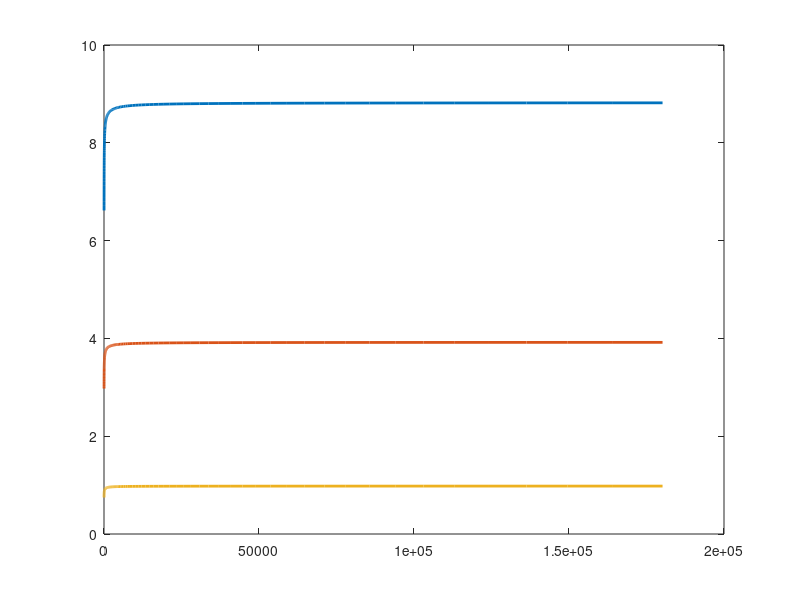

This chart was generated by the following MATLAB code:
clear

% Constantes
a = 10e-9;
me = 9.1091e-31;
meff = 0.067*me;
e = 1.620176565e-19;
hbar = 6.626e-34/2/pi;
E0 = hbar^2 * pi^2 / (2*meff*a^2)/e*1e3;
V0 = logspace(3, 7, 100); % logspace(a, b c) : vecteur de taille c de 10^a à 10^b
v0 = V0/E0;

% Pour potentiel lisse
w_potentiel = 1;
v_A = v0 ; v_B = 0;

nmodes = 3;
options.disp = 0;

% Paramètres
Lb = 5;
N = 10e2;
delt = Lb/N;
xb = -Lb/2 + Lb/N*(0:N);

ee = ones(N+1, 1);
Lap = spdiags([ee -2*ee ee], [-1 0 1], N+1, N+1);

% Fonctions des différents types de potentiels V(x)
lisse = @(x, n, vA, v_B) v_A + (v_B - v_A) * exp(- ((2 * x) / w_potentiel).^(2 * n));
rectangulaire = @(x, v0) v0 * (abs(x) > 0.5);

% Boucle

EEn = []; % Matrice vide

for p = 1 : length(v0)

  % Définition de V(x)
	vn = rectangulaire(xb, v0(p));

  % Définition matrice à résoudre numériquement
	A = -1/pi^2 / delt^2 * Lap + spdiags(vn.', 0, N+1, N+1);

  % Vecteurs propres (fct d'onde psi) et valeurs propres (energie En)
	[psi, En] = eigs(A, nmodes, 'sm', options); % 'sm' : les plus petites

  % diag(A, n) : diagonalise A selon diagonale n
	En = diag(En);

  % MAJ de EEn
	EEn = [EEn En];
end

plot(v0, EEn, 'linewidth', 2)


% ones(n,p) : matrice de 1 de taille nxp ===> ones(N, 1) : vecteur colonne de taille N
% diag(A, n) : diagonalise A selon diagonale n ====> diag(ones(N, 1)) : diagolalisé selon diagonale principale. diag(ones(N, 1), 1) : diagonalisé selon diagonale supérieure. diag(ones(N, 1), -1) : diagonalisé selon diagonale inférieure


